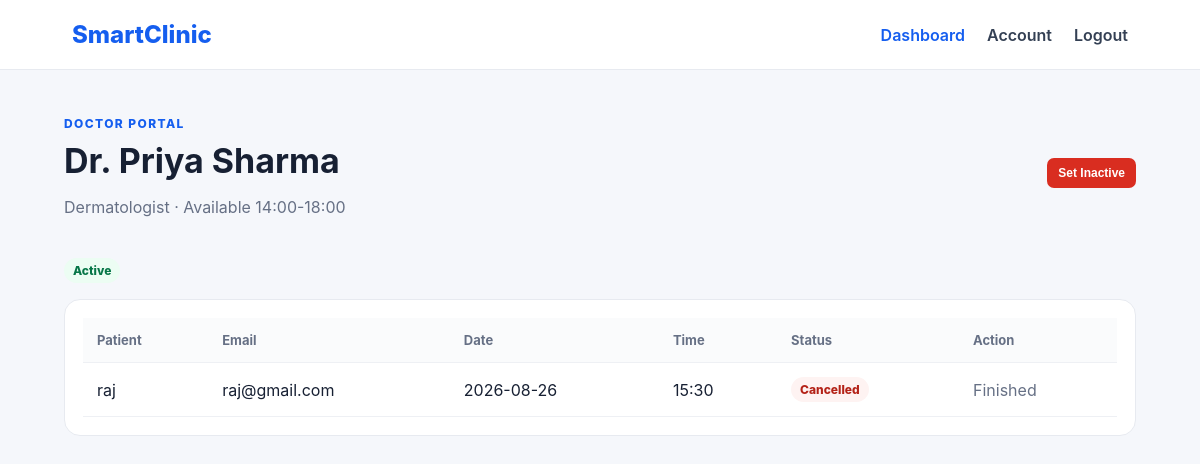
The page /doctor-dashboard (signed in) on the database its author committed.
### tables this page shows
CREATE TABLE doctors (
            id INTEGER PRIMARY KEY AUTOINCREMENT,
            name TEXT NOT NULL,
            specialization TEXT NOT NULL,
            available_time TEXT NOT NULL,
            user_id INTEGER
        , is_active INTEGER NOT NULL DEFAULT 1, hospital_name TEXT, city TEXT);

CREATE TABLE appointments (
            id INTEGER PRIMARY KEY AUTOINCREMENT,
            patient_id INTEGER NOT NULL,
            doctor_id INTEGER NOT NULL,
            appointment_date TEXT NOT NULL,
            appointment_time TEXT NOT NULL,
            status TEXT NOT NULL DEFAULT 'Booked'
        , cancellation_reason TEXT);

CREATE TABLE users (
            id INTEGER PRIMARY KEY AUTOINCREMENT,
            name TEXT NOT NULL,
            email TEXT UNIQUE NOT NULL,
            password TEXT NOT NULL,
            role TEXT NOT NULL DEFAULT 'patient'
        );

### app.py (the view)
@app.route("/doctor-dashboard")
@login_required
def doctor_dashboard():
    if current_user.role != "doctor":
        return redirect(url_for("dashboard"))
    conn = get_db()
    doctor = conn.execute(
        "SELECT * FROM doctors WHERE user_id=?", (current_user.id,)
    ).fetchone()
    if not doctor:
        conn.close()
        flash("Doctor profile not found.", "error")
        return redirect(url_for("logout"))
    appointments = conn.execute("""
        SELECT a.id,a.appointment_date,a.appointment_time,a.status,
               u.name AS patient_name,u.email AS patient_email
        FROM appointments a
        JOIN users u ON a.patient_id=u.id
        WHERE a.doctor_id=?
        ORDER BY a.appointment_date,a.appointment_time
    """, (doctor["id"],)).fetchall()
    conn.close()
    return render_template("doctor_dashboard.html", doctor=doctor, appointments=appointments)

### app.py (called while the page is built)
def get_db():
    conn = sqlite3.connect(DB)
    conn.row_factory = sqlite3.Row
    return conn

@login_manager.user_loader
def load_user(user_id):
    conn = get_db()
    user = conn.execute(
        "SELECT id, name, email, role FROM users WHERE id = ?", (user_id,)
    ).fetchone()
    conn.close()
    if user:
        return User(user["id"], user["name"], user["email"], user["role"])
    return None

@app.context_processor
def inject_helpers():
    return {"today": date.today().isoformat()}

### templates/doctor_dashboard.html (shortened to what this page needs)
{% extends "base.html" %}
{% block content %}
<div class="page-head"><div><span class="eyebrow">DOCTOR PORTAL</span><h1>Dr. {{ doctor.name.replace('Dr. ','') }}</h1><p>{{ doctor.specialization }} · Available {{ doctor.available_time }}</p></div>
<form method="POST" action="{{ url_for('doctor_status') }}">
	<button class="small-button {% if doctor.is_active %}danger{% endif %}" type="submit">Set {{ 'Inactive' if doctor.is_active else 'Active' }}</button>
</form></div>
<p><span class="status {{ 'active' if doctor.is_active else 'inactive' }}">{{ 'Active' if doctor.is_active else 'Inactive' }}</span></p>
{% if appointments %}
<div class="table-wrap">
<table>
<thead><tr><th>Patient</th><th>Email</th><th>Date</th><th>Time</th><th>Status</th><th>Action</th></tr></thead>
<tbody>
{% for a in appointments %}
<tr>
<td>{{ a.patient_name }}</td>
<td>{{ a.patient_email }}</td>
<td>{{ a.appointment_date }}</td>
<td>{{ a.appointment_time }}</td>
<td><span class="status {{ a.status|lower }}">{{ a.status }}</span></td>
<td>
{% if a.status == 'Booked' %}
<form class="inline" method="POST" action="{{ url_for('doctor_appointment_action', appointment_id=a.id, action='Completed') }}"><button class="small-button" type="submit">Complete</button></form>
<form class="inline" method="POST" action="{{ url_for('doctor_appointment_action', appointment_id=a.id, action='Cancelled') }}"><button class="small-button danger" type="submit">Cancel</button></form>
{% else %}<span class="muted">Finished</span>{% endif %}
</td>
</tr>
{% endfor %}
</tbody>
</table>
</div>
{% else %}
<div class="empty"><h2>No appointments</h2><p>No patients have booked you yet.</p></div>
{% endif %}
{% endblock %}

### static/css/style.css (style rules this page uses)
* { box-sizing:border-box }
body { margin:0;font-family:Inter,Segoe UI,Arial,sans-serif;background:#f5f7fb;color:#172033 }
.eyebrow { font-size:12px;font-weight:800;letter-spacing:1.4px;color:#155eef }
.page-head { display:flex;justify-content:space-between;align-items:center;margin-bottom:25px }
.page-head h1 { margin:8px 0;font-size:34px }
.page-head p { color:#667085 }
.muted { color:#667085 }
.table-wrap { background:#fff;border:1px solid #e7eaf0;border-radius:16px;padding:18px;overflow:auto;margin-bottom:22px }
table { width:100%;border-collapse:collapse;min-width:760px }
th,td { text-align:left;padding:14px;border-bottom:1px solid #eef0f4 }
th { font-size:13px;color:#667085;background:#fafbfc }
.status { display:inline-block;padding:5px 9px;border-radius:999px;font-size:12px;font-weight:800 }
.status.cancelled { background:#fef3f2;color:#b42318 }
.status.active { background:#ecfdf3;color:#067647 }
.small-button { display:inline-block;border:0;background:#155eef;color:#fff;text-decoration:none;padding:8px 11px;border-radius:7px;font-weight:700;cursor:pointer;font-size:12px }
.small-button.danger { background:#d92d20 }

### rows shown on the page
doctors: name.replace "Priya Sharma", specialization "Dermatologist", available_time "14:00-18:00", is_active "Inactive", is_active "Active"
appointments: patient_name "raj", patient_email "raj@gmail.com", appointment_date "2026-08-26", appointment_time "15:30", status "Cancelled", shows "Finished"
